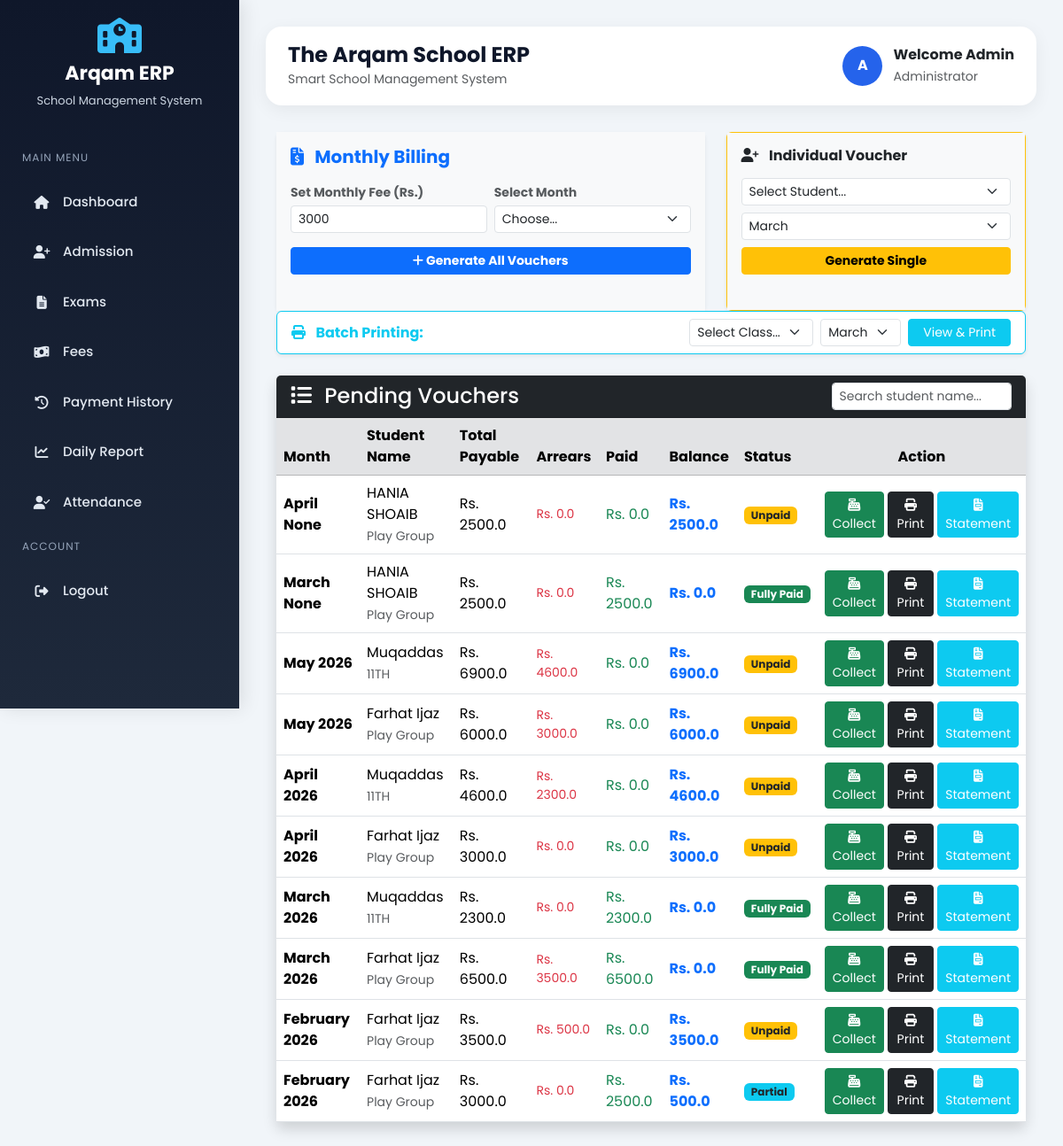
The page /fees/ on the database as committed earlier.
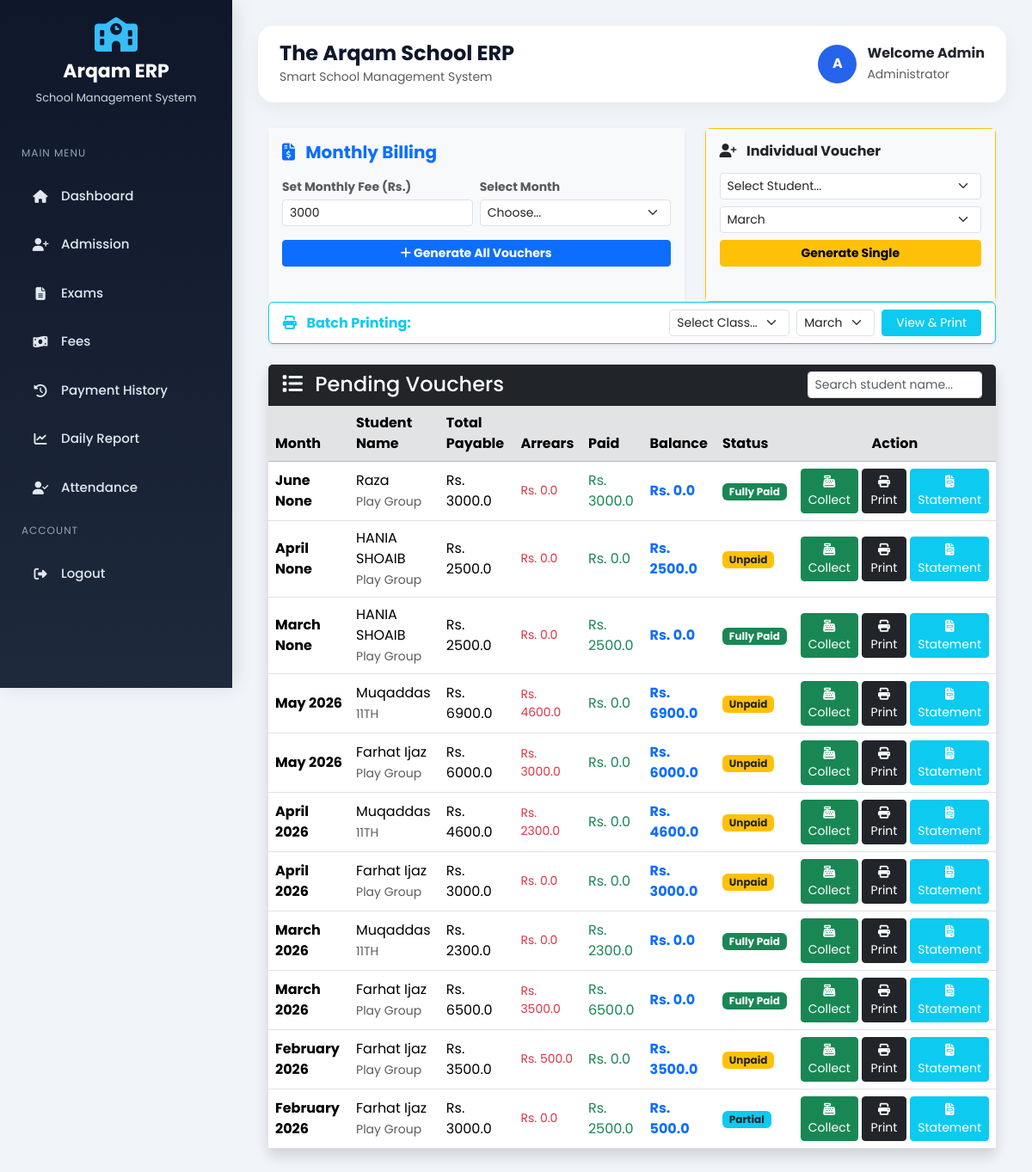
The same page on the database as committed later.
### tables this page shows
CREATE TABLE vouchers (
            id INTEGER PRIMARY KEY AUTOINCREMENT,
            student_id INTEGER,
            month TEXT,
            year TEXT,
            current_fee REAL,
            arrears REAL,
            total_payable REAL,
            paid_amount REAL DEFAULT 0,
            remaining_balance REAL,
            status TEXT DEFAULT 'Unpaid', payment_date TEXT, payment_method TEXT DEFAULT 'Cash',
            FOREIGN KEY (student_id) REFERENCES students (id)
        );

CREATE TABLE students (
            id INTEGER PRIMARY KEY AUTOINCREMENT,
            name TEXT NOT NULL,
            father_name TEXT,
            father_id TEXT,
            class_name TEXT NOT NULL,
            dob DATE,
            gender TEXT,
            address TEXT,
            contact TEXT,
            photo TEXT DEFAULT 'default.png' -- Naya column
        , discount REAL DEFAULT 0);

### modules/fees.py (the view)
@fees_bp.route("/")
def fees_home():
    conn = sqlite3.connect(DB_PATH)
    conn.row_factory = sqlite3.Row
    all_students = conn.execute("SELECT id, name, class_name FROM students ORDER BY name ASC").fetchall()
    vouchers = conn.execute("""
        SELECT v.*, s.name, s.class_name
        FROM vouchers v
        JOIN students s ON v.student_id = s.id
        ORDER BY v.id DESC
    """).fetchall()
    classes = conn.execute("SELECT DISTINCT class_name FROM students").fetchall()
    conn.close()
    return render_template("fees/fees_home.html",
                           vouchers=vouchers,
                           classes=classes,
                           all_students=all_students)

### templates/fees/fees_home.html (shortened to what this page needs)
{% extends "base.html" %}
{% block content %}
<div class="container mt-4">
    <div class="row">
        <div class="col-md-7">
            <div class="card shadow-sm border-0 mb-4 h-100">
                <div class="card-body bg-light">
                    <h5 class="fw-bold text-primary mb-3"><i class="fas fa-file-invoice-dollar me-2"></i> Monthly Billing</h5>
                    <form action="{{ url_for('fees.generate_vouchers') }}" method="POST" class="row g-2">
                        <div class="col-6">
                            <label class="small fw-bold text-muted mb-1">Set Monthly Fee (Rs.)</label>
                            <input type="number" name="monthly_fee" class="form-control form-control-sm" value="3000" required>
                        </div>
                        <div class="col-6">
                            <label class="small fw-bold text-muted mb-1">Select Month</label>
                            <select name="month" class="form-select form-select-sm" required>
                                <option value="">Choose...</option>
                            </select>
                        </div>
                        <div class="col-12 mt-3">
                            <button type="submit" class="btn btn-primary btn-sm w-100 fw-bold">
                                <i class="fas fa-plus"></i> Generate All Vouchers
                            </button>
                        </div>
                    </form>
                </div>
            </div>
        </div>
        <div class="col-md-5">
            <div class="card shadow-sm border-warning mb-4 h-100">
                <div class="card-body bg-light">
                    <h6 class="fw-bold text-dark mb-3"><i class="fas fa-user-plus me-2"></i> Individual Voucher</h6>
                    <form action="{{ url_for('fees.generate_single_voucher_post') }}" method="POST">
                        <div class="mb-2">
                            <select name="student_id" class="form-select form-select-sm" required>
                                <option value="">Select Student...</option>
                            </select>
                        </div>
                        <div class="mb-2">
                            <select name="month" class="form-select form-select-sm" required>
                                <option value="March">March</option>
                            </select>
                        </div>
                        <button type="submit" class="btn btn-warning btn-sm w-100 fw-bold">Generate Single</button>
                    </form>
                </div>
            </div>
        </div>
    </div>
    <div class="card shadow-sm mb-4 border-info">
        <div class="card-body py-2">
            <div class="d-flex align-items-center justify-content-between flex-wrap gap-2">
                <h6 class="fw-bold mb-0 text-info"><i class="fas fa-print me-2"></i> Batch Printing:</h6>
                <div class="d-flex gap-2">
                    <select id="printClass" class="form-select form-select-sm w-auto">
                        <option value="">Select Class...</option>
                    </select>
                    <select id="printMonth" class="form-select form-select-sm w-auto">
                        <option value="March">March</option>
                    </select>
                    <button onclick="goToBatchPrint()" class="btn btn-info btn-sm text-white px-3">
                        View & Print
                    </button>
                </div>
            </div>
        </div>
    </div>
    <div class="card shadow border-0">
        <div class="card-header bg-dark text-white d-flex justify-content-between align-items-center">
            <h4 class="mb-0"><i class="fas fa-list me-2"></i> Pending Vouchers</h4>
            <input type="text" id="feeSearch" class="form-control form-control-sm w-25" placeholder="Search student name...">
        </div>
        <div class="table-responsive">
            <table class="table table-hover align-middle mb-0" id="feeTable">
                <thead class="table-secondary">
                    <tr>
                        <th>Month</th>
                        <th>Student Name</th>
                        <th>Total Payable</th>
                        <th>Arrears</th>
                        <th>Paid</th>
                        <th>Balance</th>
                        <th>Status</th>
                        <th class="text-center">Action</th>
                    </tr>
                </thead>
                <tbody>
                    {% for v in vouchers %}
                    <tr>
                        <td class="fw-bold">{{ v.month }} {{ v.year }}</td>
                        <td>
                            <div>{{ v.name }}</div>
                            <small class="text-muted">{{ v.class_name }}</small>
                        </td>
                        <td>Rs. {{ v.total_payable }}</td>
                        <td class="text-danger small">Rs. {{ v.arrears }}</td>
                        <td class="text-success">Rs. {{ v.paid_amount }}</td>
                        <td class="fw-bold text-primary">Rs. {{ v.remaining_balance }}</td>
                        <td>
                            {% if v.status == 'Paid' %}
                                <span class="badge bg-success">Fully Paid</span>
                            {% elif v.status == 'Partial' %}
                                <span class="badge bg-info text-dark">Partial</span>
                            {% else %}
                                <span class="badge bg-warning text-dark">Unpaid</span>
                            {% endif %}
                        </td>
                        <td class="text-center">
                            <div class="d-flex gap-1 justify-content-center">
                                <a href="{{ url_for('fees.pay_voucher', v_id=v.id) }}" class="btn btn-success btn-sm">
                                    <i class="fas fa-cash-register"></i> Collect
                                </a>
                                <a href="{{ url_for('fees.print_single', v_id=v.id) }}" class="btn btn-sm btn-dark" target="_blank">
                                    <i class="fas fa-print"></i> Print
                                </a>
                                <a href="{{ url_for('fees.student_statement', s_id=v.student_id) }}" class="btn btn-sm btn-info text-white">
                                    <i class="fas fa-file-invoice"></i> Statement
                                </a>
                            </div>
                        </td>
                    </tr>
                    {% else %}
                    <tr>
                        <td colspan="8" class="text-center py-5 text-muted">No vouchers found.</td>
                    </tr>
                    {% endfor %}
                </tbody>
            </table>
        </div>
    </div>
</div>
{% endblock %}

### templates/base.html (shortened to what this page needs)
<!DOCTYPE html>
<html lang="en">
<head>
    <link href="https://cdn.jsdelivr.net/npm/bootstrap@5.3.3/dist/css/bootstrap.min.css" rel="stylesheet">
    <link href="https://cdnjs.cloudflare.com/ajax/libs/font-awesome/6.5.2/css/all.min.css" rel="stylesheet">
</head>
<body>
<div class="sidebar no-print">
    <div class="brand">
        <i class="fas fa-school"></i>
        <h2>Arqam ERP</h2>
        <p>School Management System</p>
    </div>
    <div class="menu-title">Main Menu</div>
    <a href="{{ url_for('dashboard') }}">
        <i class="fas fa-home"></i>
        Dashboard
    </a>
    <a href="{{ url_for('admission.admission_home') }}">
        <i class="fas fa-user-plus"></i>
        Admission
    </a>
    <a href="{{ url_for('exams.exams_home') }}">
        <i class="fas fa-file-alt"></i>
        Exams
    </a>
    <a href="{{ url_for('fees.fees_home') }}">
        <i class="fas fa-money-bill-wave"></i>
        Fees
    </a>
    <a href="{{ url_for('fees.payment_history') }}">
        <i class="fas fa-history"></i>
        Payment History
    </a>
    <a href="{{ url_for('fees.daily_report') }}">
        <i class="fas fa-chart-line"></i>
        Daily Report
    </a>
    <a href="{{ url_for('attendance.attendance_home') }}">
        <i class="fas fa-user-check"></i>
        Attendance
    </a>
    <div class="menu-title">Account</div>
    <a href="{{ url_for('logout') }}">
        <i class="fas fa-sign-out-alt"></i>
        Logout
    </a>
</div>
<div class="main-content">
    <div class="topbar">
        <div>
            <h4>The Arqam School ERP</h4>
            <small class="text-muted">
                Smart School Management System
            </small>
        </div>
        <div class="admin-box">
            <div class="admin-avatar">
                A
            </div>
            <div>
                <strong>Welcome Admin</strong><br>
                <small class="text-muted">Administrator</small>
            </div>
        </div>
    </div>
    {% block content %}{% endblock %}
</div>
</body>
</html>

### templates/base.html (style rules this page uses)
* { margin:0; padding:0; box-sizing:border-box; font-family:'Poppins', sans-serif; }
body { background:#f1f5f9; }
.sidebar { width:270px; height:100vh; position:fixed; left:0; top:0; background:linear-gradient(180deg,#0f172a,#1e293b); padding-top:20px; overflow-y:auto; z-index:1000; box-shadow:4px 0 20px rgba(0,0,0,0.1); }
.brand { text-align:center; color:white; margin-bottom:35px; }
.brand i { font-size:40px; margin-bottom:10px; color:#38bdf8; }
.brand h2 { font-size:22px; font-weight:700; }
.brand p { font-size:13px; color:#cbd5e1; }
.menu-title { color:#94a3b8; font-size:12px; padding:10px 25px; letter-spacing:1px; text-transform:uppercase; }
.sidebar a { display:flex; align-items:center; gap:14px; color:#e2e8f0; text-decoration:none; padding:14px 25px; margin:6px 12px; border-radius:12px; transition:0.3s; font-size:15px; font-weight:500; }
.sidebar a i { width:20px; text-align:center; }
.main-content { margin-left:270px; padding:30px; }
.topbar { background:white; padding:18px 25px; border-radius:18px; display:flex; justify-content:space-between; align-items:center; box-shadow:0 5px 20px rgba(0,0,0,0.06); margin-bottom:30px; }
.topbar h4 { margin:0; font-weight:700; color:#0f172a; }
.admin-box { display:flex; align-items:center; gap:12px; }
.admin-avatar { width:45px; height:45px; border-radius:50%; background:#2563eb; color:white; display:flex; justify-content:center; align-items:center; font-weight:bold; }

Rows that differ between the two databases and show on the page:
added vouchers: month "June", year "None", name "Raza", class_name "Play Group", total_payable "3000.0", arrears "0.0", paid_amount "3000.0", remaining_balance "0.0", status "Fully Paid"
